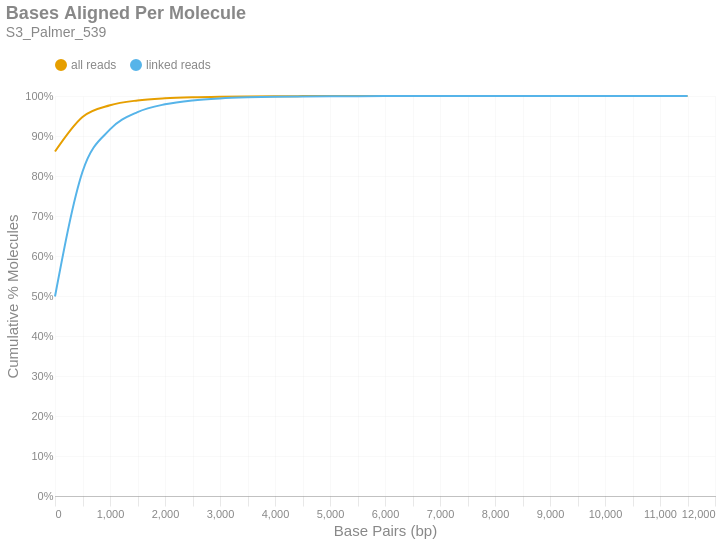

Notebook code for this chart:
### Markdown cell above
### Bases Aligned Per Molecule
This is a cumulative frequency distribution showing the number of base pairs aligned per unique molecule. These data are shown in 500 bp bins. There are two distributions: one with `all reads` (yellow) and another with only `linked reads` (blue). The percent of molecules in the `linked reads` distribution is relative to the total number of linked molecules.

### Code cell
if SKIPLR:
    print_html(f"Skipped")
else:
    binned_df = consolidated_hist(valids['aligned_bp'], mask, 500, True)
    with SafeRender(binned_df):
        (
            density_plot(binned_df, 'Bases Aligned Per Molecule', samplename, 'basesper')
            .encode(
                x=alt.X('bin:Q', title="Base Pairs (bp)").axis(tickMinStep=500).scale(padding=0),
                y=alt.Y('value:Q', title='Cumulative % Molecules')
                    .axis(format='%')
                    .scale(domain = [0,1])
                    .stack(False),
                color=alt.Color("key:N").scale(domain = ["all reads", "linked reads"]),
                tooltip = [
                    alt.Tooltip("key:N", title = "Data Type"),
                    alt.Tooltip("range_label:N", title="Bases Aligned Per Molecule"),
                    alt.Tooltip("value:Q", format = ".2%", title="% Molecules (Cum.)")
                ]
            )
        ).display()

### Figure 1 — Vega-Lite specification as saved in the notebook (floating-point values rounded to 4 significant figures)
{"width": "container", "height": 400, "config": {"title": {"anchor": "start", "dy": -15, "fontSize": 18, "color": "#888888", "subtitleColor": "#888888", "subtitleFontSize": 14}, "arc": {"fill": "#0072B2"}, "axis": {"domainColor": "#888888", "domainWidth": 0.5, "gridWidth": 0.2, "grid": false, "titleFontWeight": 400, "titleFontSize": 15, "labelFontSize": 11, "labelColor": "#888888", "tickColor": "#888888", "tickWidth": 0.2, "titleColor": "#888888"}, "axisBand": {"grid": false}, "axisX": {"grid": true, "tickSize": 10, "domainCap": "round"}, "axisY": {"domain": false, "grid": true, "tickSize": 0, "domainCap": "round"}, "background": "transparent", "header": {"labelFontSize": 15, "labelColor": "#888888", "titleFontSize": 15, "titleFontWeight": 600, "titleColor": "#888888"}, "legend": {"labelFont": "sans-serif", "labelFontSize": 12, "labelColor": "#888888", "symbolSize": 100, "symbolType": "circle", "titleFontSize": 12, "titlePadding": 10, "titleColor": "#888888", "title": null, "orient": "top"}, "range": {"category": ["#E69F00", "#56B4E9", "#009E73", "#F0E442", "#0072B2", "#D55E00", "#CC79A7", "#000000"], "diverging": ["#cfe8f3", "#a2d4ec", "#73bfe2", "#46abdb", "#1696d2", "#12719e"]}, "area": {"fill": "#0072B2", "fillOpacity": 0.7, "line": true, "strokeOpacity": 0.7}, "line": {"color": "#0072B2", "stroke": "#0072B2", "strokeWidth": 2}, "trail": {"color": "#0072B2", "stroke": "#0072B2", "strokeWidth": 0, "size": 1}, "point": {"filled": true, "fillOpacity": 1.0, "size": 95}, "text": {"color": "#888888", "fontSize": 11, "align": "right", "fontWeight": 400, "size": 11}, "bar": {"fill": "#0072B2", "stroke": null}, "view": {"stroke": null, "continuousWidth": 660, "continuousHeight": 400}}, "data": {"name": "data-ad4d8bba23a71036f63a020df0a8be30"}, "mark": {"type": "line", "interpolate": "monotone", "point": {"opacity": 0, "size": 275}}, "encoding": {"color": {"field": "key", "scale": {"domain": ["all reads", "linked reads"]}, "type": "nominal"}, "tooltip": [{"field": "key", "title": "Data Type", "type": "nominal"}, {"field": "range_label", "title": "Bases Aligned Per Molecule", "type": "nominal"}, {"field": "value", "format": ".2%", "title": "% Molecules (Cum.)", "type": "quantitative"}], "x": {"axis": {"tickMinStep": 500}, "field": "bin", "scale": {"padding": 0}, "title": "Base Pairs (bp)", "type": "quantitative"}, "y": {"axis": {"format": "%"}, "field": "value", "scale": {"domain": [0, 1]}, "stack": false, "title": "Cumulative % Molecules", "type": "quantitative"}}, "params": [{"name": "param_c36ac31b6afebe62", "select": {"type": "point", "fields": ["key"]}, "bind": "legend"}], "title": {"text": "Bases Aligned Per Molecule", "subtitle": "S3_Palmer_539"}, "transform": [{"fold": ["all reads (cumsum)", "linked reads (cumsum)"]}, {"calculate": "replace(datum.key, ' (cumsum)', '')", "as": "key"}, {"filter": {"param": "param_c36ac31b6afebe62"}}], "usermeta": {"embedOptions": {"downloadFileName": "S3_Palmer_539.basesper"}}, "$schema": "https://vega.github.io/schema/vega-lite/v6.1.0.json", "datasets": {"data-ad4d8bba23a71036f63a020df0a8be30": [{"bin": "0.0", "interval": "0.0-500.0", "all reads": 0.8613, "linked reads": 0.4988, "all reads (cumsum)": 0.8613, "linked reads (cumsum)": 0.4988, "range_label": "0-499"}, {"bin": "500.0", "interval": "500.0-1000.0", "all reads": 0.08641, "linked reads": 0.3118, "all reads (cumsum)": 0.9477, "linked reads (cumsum)": 0.8106, "range_label": "500-999"}, {"bin": "1000.0", "interval": "1000.0-1500.0", "all reads": 0.02919, "linked reads": 0.1058, "all reads (cumsum)": 0.9769, "linked reads (cumsum)": 0.9164, "range_label": "1000-1499"}, {"bin": "1500.0", "interval": "1500.0-2000.0", "all reads": 0.01197, "linked reads": 0.04338, "all reads (cumsum)": 0.9889, "linked reads (cumsum)": 0.9598, "range_label": "1500-1999"}, {"bin": "2000.0", "interval": "2000.0-2500.0", "all reads": 0.005382, "linked reads": 0.0195, "all reads (cumsum)": 0.9943, "linked reads (cumsum)": 0.9793, "range_label": "2000-2499"}, {"bin": "2500.0", "interval": "2500.0-3000.0", "all reads": 0.002687, "linked reads": 0.009736, "all reads (cumsum)": 0.997, "linked reads (cumsum)": 0.989, "range_label": "2500-2999"}, {"bin": "3000.0", "interval": "3000.0-3500.0", "all reads": 0.001365, "linked reads": 0.004946, "all reads (cumsum)": 0.9983, "linked reads (cumsum)": 0.994, "range_label": "3000-3499"}, {"bin": "3500.0", "interval": "3500.0-4000.0", "all reads": 0.0007225, "linked reads": 0.002618, "all reads (cumsum)": 0.9991, "linked reads (cumsum)": 0.9966, "range_label": "3500-3999"}, {"bin": "4000.0", "interval": "4000.0-4500.0", "all reads": 0.0004011, "linked reads": 0.001453, "all reads (cumsum)": 0.9995, "linked reads (cumsum)": 0.9981, "range_label": "4000-4499"}, {"bin": "4500.0", "interval": "4500.0-5000.0", "all reads": 0.0002268, "linked reads": 0.0008217, "all reads (cumsum)": 0.9997, "linked reads (cumsum)": 0.9989, "range_label": "4500-4999"}, {"bin": "5000.0", "interval": "5000.0-5500.0", "all reads": 0.0001338, "linked reads": 0.0004848, "all reads (cumsum)": 0.9998, "linked reads (cumsum)": 0.9994, "range_label": "5000-5499"}, {"bin": "5500.0", "interval": "5500.0-6000.0", "all reads": 7.59e-05, "linked reads": 0.000275, "all reads (cumsum)": 0.9999, "linked reads (cumsum)": 0.9996, "range_label": "5500-5999"}, {"bin": "6000.0", "interval": "6000.0-6500.0", "all reads": 3.818e-05, "linked reads": 0.0001384, "all reads (cumsum)": 0.9999, "linked reads (cumsum)": 0.9998, "range_label": "6000-6499"}, {"bin": "6500.0", "interval": "6500.0-7000.0", "all reads": 2.732e-05, "linked reads": 9.899e-05, "all reads (cumsum)": 1.0, "linked reads (cumsum)": 0.9999, "range_label": "6500-6999"}, {"bin": "7000.0", "interval": "7000.0-7500.0", "all reads": 1.335e-05, "linked reads": 4.837e-05, "all reads (cumsum)": 1.0, "linked reads (cumsum)": 0.9999, "range_label": "7000-7499"}, {"bin": "7500.0", "interval": "7500.0-8000.0", "all reads": 7.605e-06, "linked reads": 2.756e-05, "all reads (cumsum)": 1.0, "linked reads (cumsum)": 1.0, "range_label": "7500-7999"}, {"bin": "8000.0", "interval": "8000.0-8500.0", "all reads": 4.656e-06, "linked reads": 1.687e-05, "all reads (cumsum)": 1.0, "linked reads (cumsum)": 1.0, "range_label": "8000-8499"}, {"bin": "8500.0", "interval": "8500.0-9000.0", "all reads": 2.483e-06, "linked reads": 8.999e-06, "all reads (cumsum)": 1.0, "linked reads (cumsum)": 1.0, "range_label": "8500-8999"}, {"bin": "9000.0", "interval": "9000.0-9500.0", "all reads": 2.639e-06, "linked reads": 9.561e-06, "all reads (cumsum)": 1.0, "linked reads (cumsum)": 1.0, "range_label": "9000-9499"}, {"bin": "9500.0", "interval": "9500.0-10000.0", "all reads": 1.552e-06, "linked reads": 5.624e-06, "all reads (cumsum)": 1.0, "linked reads (cumsum)": 1.0, "range_label": "9500-9999"}, {"bin": "10000.0", "interval": "10000.0-10500.0", "all reads": 4.656e-07, "linked reads": 1.687e-06, "all reads (cumsum)": 1.0, "linked reads (cumsum)": 1.0, "range_label": "10000-10499"}, {"bin": "10500.0", "interval": "10500.0-11000.0", "all reads": 1.086e-06, "linked reads": 3.937e-06, "all reads (cumsum)": 1.0, "linked reads (cumsum)": 1.0, "range_label": "10500-10999"}, {"bin": "11000.0", "interval": "11000.0-11500.0", "all reads": 1.552e-07, "linked reads": 5.624e-07, "all reads (cumsum)": 1.0, "linked reads (cumsum)": 1.0, "range_label": "11000-11499"}, {"bin": "11500.0", "interval": "11500.0-12000.0", "all reads": 4.656e-07, "linked reads": 1.687e-06, "all reads (cumsum)": 1.0, "linked reads (cumsum)": 1.0, "range_label": "11500-11999"}]}}
